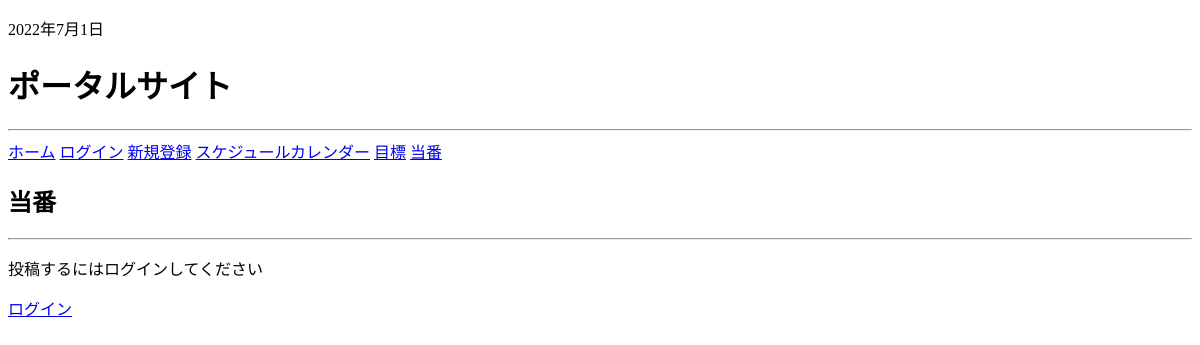
The app's page /role/, older data.
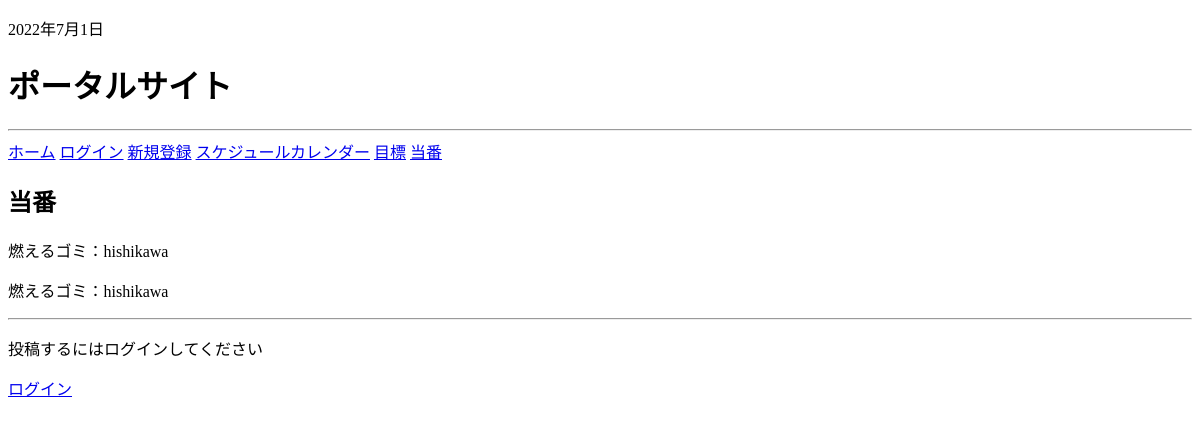
The same page, newer data.
### app/models.py (models this page shows)
class Role(models.Model):
    user = models.ForeignKey(User, on_delete=models.CASCADE)
    role = models.CharField("やること", max_length=50)

### app/views.py (the view, shortened to what this page needs)
# urls.py: path('role/', RoleData.as_view(), name='role'),
class RoleData(generic.CreateView):
    template_name = 'blog/role.html'
    model = Role
    form_class = RoleForm
    def get_context_data(self, **kwargs):
        context = super().get_context_data(**kwargs)
        role_post = Role.objects.all()
        user = self.request.user
        context['user'] = user
        context["role_post"] = role_post
        return context

### app/context_processors.py (called while the page is built)
def some_processor(request: HttpRequest):
    year_month = []
    date = datetime.date.today()
    date = date.replace(year=date.year, month=date.month, day=1)
    year_month.append(date)
    context = {}
    now = datetime.datetime.now()
    context["now"] = now
    context["year_month_day"] = year_month
    goal_all = Goal.objects.all()
    for i in range(0, len(goal_all)):
        goal_first = goal_all[i]
        context["goal_first"] = goal_first
        if 1 != goal_first:
            break
    return context

### app/templates/blog/role.html (shortened to what this page needs)
{% extends 'blog/base.html' %}
{% block content %}
<h1>当番</h1>
{% for role in role_post %}
    <p>{{role.role}}：{{role.user}}</p>
{% endfor %}
<hr>
{% if user.is_authenticated %}
        <form action="" method="POST">
            <p>{{form.as_p}}</p>
            <button type="submit" class="btn btn-primary">送信</button>
            {% csrf_token %}
        </form>
{% else %}
    <div>
        <p>投稿するにはログインしてください</p>
        <a href="{% url 'login' %}" class="btn">ログイン</a>
    </div>
{% endif %}
{% endblock %}

Row changes from the older to the newer data that the page shows:
added Role: role "燃えるゴミ", user "hishikawa"
added Role: role "燃えるゴミ", user "hishikawa"
